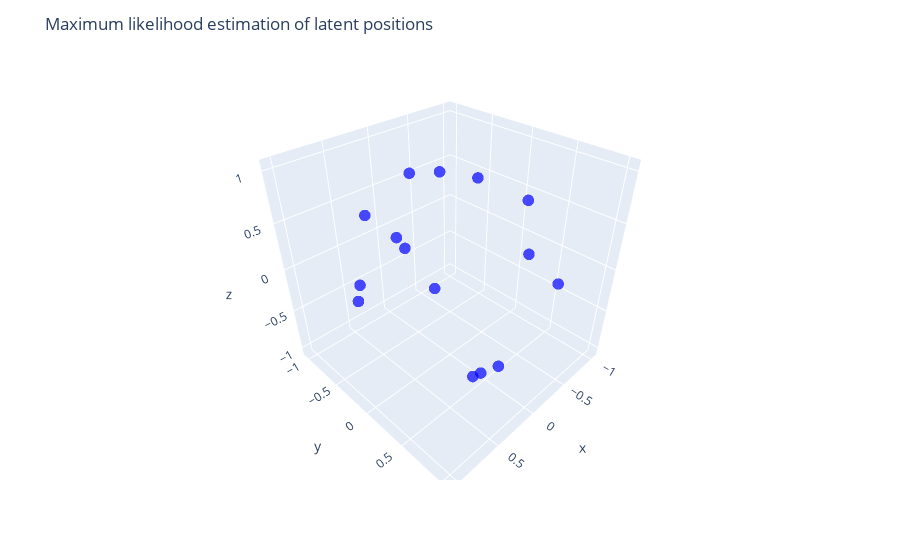

The cell this chart's notebook holds for it:
### Markdown cell above
### Frequentist inference

### Code cell
inclination_angles_rand = np.pi*np.random.rand(n)
azimutal_angles_rand = 2*np.pi*np.random.rand(n)
Z_init = np.stack((np.sin(inclination_angles_rand) * np.cos(azimutal_angles_rand),
                       np.sin(inclination_angles_rand) * np.sin(azimutal_angles_rand),
                       np.cos(inclination_angles_rand)), axis=1)
a_init = np.float64(np.random.randn())
b_init = np.float64(np.random.randn())
Z_ML, a_ML, b_ML, historyZ, historya, historyb  =  SearchingMLE(G,Z_init,a_init,b_init,1000)
print("Initial log-likelihood:", loglikelihood(G,Z_init,a_init,b_init))
print("Final log-likelihood:", loglikelihood(G,Z_ML,a_ML,b_ML))
print("Final alpha:", a_ML)
print("Final beta:", b_ML)
Y_ML = np.zeros((n, n))
for i in range(n):
    for j in range(n):
        if j != i:
            d = Z_ML[i].T @ Z_ML[j]
            Y_ML[i,j] = expit(a_ML + b_ML*d)


df = pd.DataFrame(Z_ML, columns=['x', 'y', 'z'])
df['node'] = df.index 
fig = px.scatter_3d(
    df, x='x', y='y', z='z',color_discrete_sequence=["blue"], opacity=0.7,
    hover_data={'node': True,'x': ':.2f','y': ':.2f','z': ':.2f'})

fig.update_traces(marker=dict(size=4))
fig.update_layout(
    scene=dict(
        xaxis=dict(range=[-1.1, 1.1]),yaxis=dict(range=[-1.1, 1.1]),zaxis=dict(range=[-1.1, 1.1]),
        aspectmode='cube'),
    title="Maximum likelihood estimation of latent positions")

fig.show()

plt.figure(figsize=(15,5))
plt.subplot(1,3,1)
plt.plot([loglikelihood(G, historyZ[t],historya[t],historyb[t]) for t in range(len(historya))])
plt.title("Loglikelihood through optimization algorithm")
plt.subplot(1,3,2)
sns.heatmap(Y, annot=False, cmap="Blues", cbar=False, square=True, linewidths=0.5, linecolor='white')
plt.title("True sociomatrix matrix")
plt.subplot(1,3,3)
sns.heatmap(Y_ML, annot=False, cmap="Reds", cbar=False, square=True, linewidths=0.5, linecolor='white')
plt.title("Estimated sociomatrix matrix")
plt.show()

### Figure 1 — Plotly figure (JSON) as saved in the notebook; plotly's stock layout.template omitted (floating-point values rounded to 4 significant figures)
{"data": [{"customdata": [[0], [1], [2], [3], [4], [5], [6], [7], [8], [9], [10], [11], [12], [13], [14]], "hovertemplate": "x=%{x:.2f}<br>y=%{y:.2f}<br>z=%{z:.2f}<br>node=%{customdata[0]}<extra></extra>", "legendgroup": "", "marker": {"color": "blue", "opacity": 0.7, "size": 4, "symbol": "circle"}, "mode": "markers", "name": "", "scene": "scene", "showlegend": false, "type": "scatter3d", "x": [0.2733, 0.954, 0.385, 0.0806, 0.3864, 0.6149, 0.6958, 0.1674, -0.4531, -0.2249, -0.3469, -0.516, -0.04158, -0.7339, -0.8358], "y": [-0.9009, -0.07356, 0.6704, 0.7129, 0.7611, -0.6732, 0.1124, -0.3258, -0.6008, -0.9318, -0.5951, 0.8564, 0.8349, -0.344, 0.2166], "z": [0.3373, 0.2905, -0.6343, -0.6966, -0.521, -0.4106, 0.7094, 0.9305, 0.6585, -0.2847, -0.7249, 0.01713, 0.5489, 0.5857, 0.5045]}], "layout": {"legend": {"tracegroupgap": 0}, "margin": {"t": 60}, "scene": {"aspectmode": "cube", "domain": {"x": [0, 1], "y": [0, 1]}, "xaxis": {"range": [-1.1, 1.1], "title": {"text": "x"}}, "yaxis": {"range": [-1.1, 1.1], "title": {"text": "y"}}, "zaxis": {"range": [-1.1, 1.1], "title": {"text": "z"}}}, "title": {"text": "Maximum likelihood estimation of latent positions"}}}
